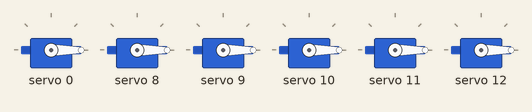
The program below on a simulated Arduino Uno, built with avr-gcc and run on an emulated ATmega328P. Shown: 6 × servo. What the program prints to the serial monitor is not drawn.

Above: at 2.15 s.
At 6.6 s:
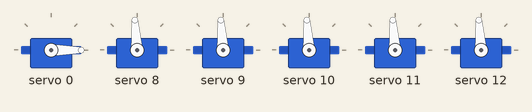
At 11.1 s:
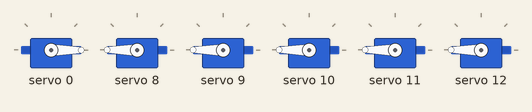
Timing chart, 0 to 12.5 s (numbered marks = the images above):
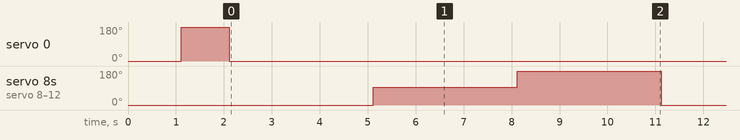

Measured:
- by itself, servo 8–12: repeats every 9.0 s: 180° 3.0 s, 0° 3.0 s, 94° 3.0 s

The program:

main.cpp
```cpp
/**
 * @file   main.c
 * @author Jeremias Baez
 * @date   Diciembre 2019
 * @brief  Main tesis code, translate pose detected from Myo Bridge to Robotic Arm
 */

#include <main.h>
#include <Arduino.h>
#include <MyoBridge.h>
#include <SoftwareSerial.h>

// Include Adafruit PWM Library
#include <Adafruit_PWMServoDriver.h>

Adafruit_PWMServoDriver pwm = Adafruit_PWMServoDriver();


void setServo(uint8_t n_servo, int angulo) {
  int duty;
  duty=map(angulo,0,180,MIN_PULSE_WIDTH, MAX_PULSE_WIDTH);
  pwm.setPWM(n_servo, 0, duty);
}

// You can use this function if you'd like to set the pulse length in seconds
// e.g. setServoPulse(0, 0.001) is a ~1 millisecond pulse width. It's not precise!
void setServoPulse(uint8_t n, double pulse) {
  double pulselength;

  pulselength = 1000000;   // 1,000,000 us per second
  pulselength /= FREQUENCY;   // Analog servos run at ~60 Hz updates
  Serial.print(pulselength); Serial.println(" us per period");
  pulselength /= 4096;  // 12 bits of resolution
  Serial.print(pulselength); Serial.println(" us per bit");
  pulse *= 1000000;  // convert input seconds to us
  pulse /= pulselength;
  Serial.println(pulse);
  pwm.setPWM(n, 0, pulse);
}

//MYO bridge functions/defines
//SoftwareSerial connection to MyoBridge
SoftwareSerial bridgeSerial(2,3);

//initialize MyoBridge object with software serial connection
MyoBridge bridge(bridgeSerial);

//a function to inform us about the current state and the progess of the connection to the Myo.
void printConnectionStatus(MyoConnectionStatus status) {
	//print the status constant as string
	Serial.println(bridge.connectionStatusToString(status));
}

void handleEMGData(int8_t data[8]) {

	//the EMG data is 8bit signed integers. Just print them out:
	/*
	Serial.print(data[0]);
  	Serial.print(" ");
  	Serial.print(data[1]);
  	Serial.print(" ");
  	Serial.print(data[2]);
  	Serial.print(" ");
  	Serial.print(data[3]);
  	Serial.print(" ");
  	Serial.print(data[4]);
  	Serial.print(" ");
  	Serial.print(data[5]);
  	Serial.print(" ");
  	Serial.print(data[6]);
  	Serial.print(" ");
  	Serial.print(data[7]);
  	Serial.println(" ");
	*/

}

//declare a function to handle pose data
void handlePoseData(MyoPoseData& data) {

	//convert pose data to MyoPose
	MyoPose pose;
	pose = (MyoPose)data.pose;
	//print the pose
	Serial.println(bridge.poseToString(pose));

	switch (pose)
	{
	case MYO_POSE_REST:
		setServo(SERVO_THUMB, 90); setServo(SERVO_INDEX, 90); setServo(SERVO_MIDDLE, 90); setServo(SERVO_RING, 90); setServo(SERVO_PINKY, 90);
		break;
	case MYO_POSE_FIST:
		setServo(SERVO_THUMB, 180); setServo(SERVO_INDEX, 180); setServo(SERVO_MIDDLE, 180); setServo(SERVO_RING, 180); setServo(SERVO_PINKY, 180);
		break;
	case MYO_POSE_FINGERS_SPREAD:
		setServo(SERVO_THUMB, 0); setServo(SERVO_INDEX, 0); setServo(SERVO_MIDDLE, 0); setServo(SERVO_RING, 0); setServo(SERVO_PINKY, 0);
		break;
	case MYO_POSE_WAVE_IN:
		setServo(SERVO_THUMB, 0); setServo(SERVO_INDEX, 0); setServo(SERVO_MIDDLE, 0); setServo(SERVO_RING, 0); setServo(SERVO_PINKY, 0);
		break;
	case MYO_POSE_WAVE_OUT:
		setServo(SERVO_THUMB, 0); setServo(SERVO_INDEX, 0); setServo(SERVO_MIDDLE, 0); setServo(SERVO_RING, 0); setServo(SERVO_PINKY, 0);
		break;

	default:
		break;
	}
	delay(500);
}

void setup() {
  	//initialize both serial connections
  	Serial.begin(9600);

  	bridgeSerial.begin(115200);
  	//wait until MyoBridge has found Myo and is connected. Make sure Myo is not connected to anything else and not in standby!
  	Serial.println("Searching for Myo...");
  	//initiate the connection with the status callback function
  	// bridge.begin(printConnectionStatus);
  	Serial.println("connected!");
  	Serial.print("Firmware Version: ");
  	Serial.print(bridge.getFirmwareMajor());
  	Serial.print(".");
  	Serial.print(bridge.getFirmwareMinor());
  	Serial.print(".");
  	Serial.println(bridge.getFirmwarePatch());
  	Serial.print("Hardware Revision: ");
  	Serial.println(bridge.getHardwareRevision());
  	//declare a storage array for the hardware address
  	byte address[6];
  	//get the address and store it in our array
  	bridge.getHardwareAddress(address);
  	//print the hardware address in HEX format
  	Serial.print("Hardware Address: 0x");
  	for (int i=0;i<6;i++) {
    	Serial.print(address[i], HEX);
  	}
  	Serial.println();
  	//get the unlock pose
  	MyoPose unlockPose;
  	unlockPose = bridge.getUnlockPose();
  	//print the name of the unlock pose as string
  	Serial.print("Unlock Pose: ");
  	Serial.println(bridge.poseToString(unlockPose));
  	//get the current battery level and print it
  	// byte batteryLevel = bridge.getBatteryLevel();
  	Serial.print("Battery Level: ");
  	// Serial.println(batteryLevel);
	//short vibration to show we are ready
  	// bridge.vibrate(1);
  	//set the function that handles EMG data
  	// bridge.setEMGDataCallBack(handleEMGData);
  	//tell the Myo we want the filtered EMG data
	//bridge.setEMGMode(EMG_MODE_SEND);
	//set the function that handles pose events
	// bridge.setPoseEventCallBack(handlePoseData);
	//tell the Myo we want Pose data
	// bridge.enablePoseData();
  	//disable sleep mode, so we get continous data even when not synced
  	// bridge.disableSleep();


	//Initialize pwm
	pwm.begin();
	pwm.setPWMFreq(FREQUENCY);

	Serial.print("Moving motor 0");
    setServo(0,0);
	delay(1000);
    setServo(0,180);
	delay(1000);
    setServo(0,0);
	Serial.print("Finish moving motor 0");

}

String angulo = "0",angulo_prev;

void loop() {
  	//update the connection to MyoBridge
	// bridge.update();
	while(true)
	{
		// Serial.println("Ingrese el angulo al que desea setear el servo");
		// angulo_prev=angulo;
		// do
		// {
		// 	angulo = Serial.readString();/* code */
		// } while (/* condition */);

		// setServo(SERVO_THUMB, angulo.toInt());
		// setServo(SERVO_INDEX, angulo.toInt());
		// setServo(SERVO_MIDDLE, angulo.toInt());
		// setServo(SERVO_RING, angulo.toInt());
		// setServo(SERVO_PINKY, angulo.toInt());

		// Drive each servo one at a time using setPWM() - PARA CALIBRACION DE MOTOR INDIVIDUAL
  		// Serial.print("Moving motor ");
  		// Serial.println(SERVO_THUMB);

  		// for (uint16_t pulselen = MIN_PULSE_WIDTH; pulselen < MAX_PULSE_WIDTH; pulselen+=10) {
    	// 	pwm.setPWM(SERVO_THUMB, 0, pulselen);
		// 	Serial.print(pulselen);Serial.print(" - ");
		// 	delay(100);
  		// }
		// pwm.setPWM(SERVO_THUMB, 0, MAX_PULSE_WIDTH);
  		// delay(500);
  		// Serial.println("Max point");
  		// for (uint16_t pulselen = MAX_PULSE_WIDTH; pulselen > MIN_PULSE_WIDTH; pulselen-=10) {
    	// 	pwm.setPWM(SERVO_THUMB, 0, pulselen);
		// 	Serial.print(pulselen);Serial.print(" - ");
		// 	delay(100);
  		// }
    	// pwm.setPWM(SERVO_THUMB, 0, MIN_PULSE_WIDTH);
		// Serial.println("Min point");
  		// delay(1000);
		setServo(SERVO_THUMB, 0);
		setServo(SERVO_INDEX, 0);
		setServo(SERVO_MIDDLE, 0);
		setServo(SERVO_RING, 0);
		setServo(SERVO_PINKY, 0);
		delay(3000);
		setServo(SERVO_THUMB, 90);
		setServo(SERVO_INDEX, 90);
		setServo(SERVO_MIDDLE, 90);
		setServo(SERVO_RING, 90);
		setServo(SERVO_PINKY, 90);
		delay(3000);
		setServo(SERVO_THUMB, 180);
		setServo(SERVO_INDEX, 180);
		setServo(SERVO_MIDDLE, 180);
		setServo(SERVO_RING, 180);
		setServo(SERVO_PINKY, 180);
		delay(3000);
	}

}
```

main.h
```cpp
/**
 * @file   main.c
 * @author Jeremias Baez
 * @date   Diciembre 2019
 * @brief  Main tesis code, translate pose detected from Myo Bridge to Robotic Arm
 */

#define MIN_PULSE_WIDTH       110
#define MAX_PULSE_WIDTH       510
#define FREQUENCY             50


#define SERVO_THUMB     8
#define SERVO_INDEX     9
#define SERVO_MIDDLE    10
#define SERVO_RING      11
#define SERVO_PINKY     12
```
